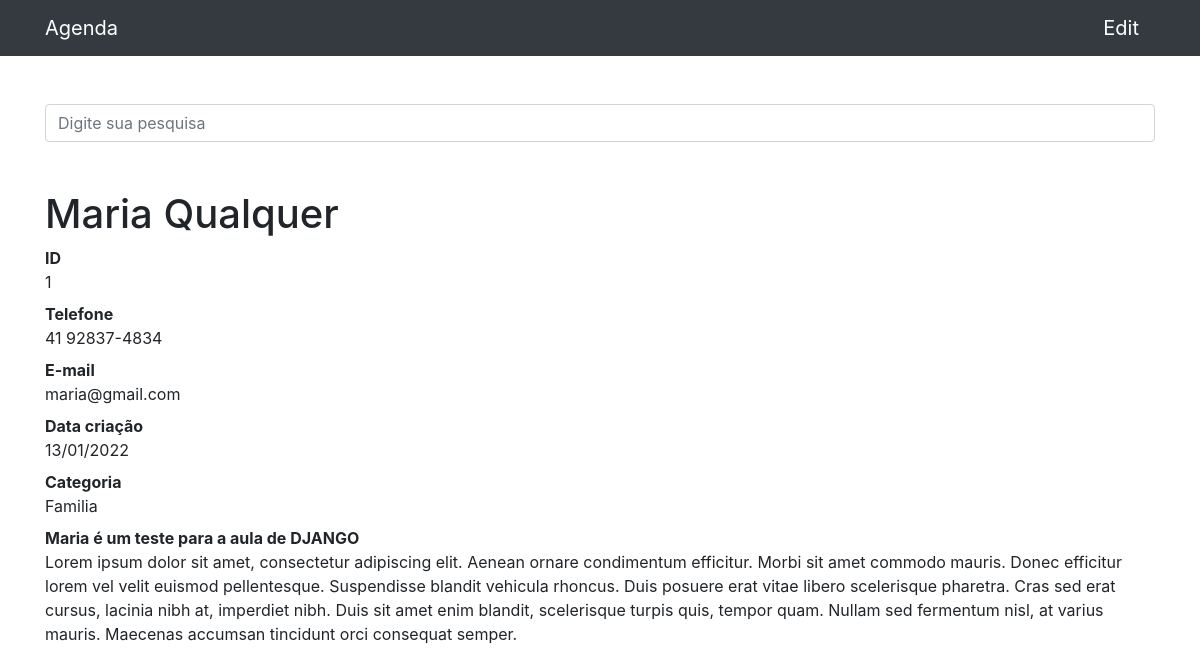
The page /1 on the database its author committed.
### contatos/models.py (models this page shows, shortened)
class Contato(models.Model):
    nome = models.CharField(max_length=255)
    sobrenome = models.CharField(max_length=255, blank=True)
    telefone = models.CharField(max_length=255)
    email = models.CharField(max_length=255, blank=True)
    data_criacao = models.DateTimeField(default=timezone.now)
    descricao = models.TextField(max_length=900, blank=True)
    categoria = models.ForeignKey(Categoria, on_delete=models.DO_NOTHING)
    mostrar = models.BooleanField(default=True)

class Categoria(models.Model):
    nome = models.CharField(max_length=255)
    def __str__(self):
        return self.nome

### contatos/views.py (the view)
# urls.py: path('<int:contato_id>', views.ver_contato, name='contato_ver_contato'),
def ver_contato(request, contato_id):
    contato = get_object_or_404(Contato, id=contato_id)
    return render(request, 'contatos/ver_contato.html', {
        'contato': contato
    })

### contatos/templates/contatos/ver_contato.html
{%extends 'base.html'%}
{%block content%}
<h1 class="mt-5">{{ contato.nome }} {{ contato.sobrenome }}</h1>
<dl>
  <dt>ID</dt>
  <dd>{{ contato.id }}</dd>
  <dt>Telefone</dt>
  <dd>{{ contato.telefone }}</dd>
  <dt>E-mail</dt>
  <dd>{{ contato.email }}</dd>
  <dt>Data criação</dt>
  <dd>{{ contato.data_criacao|date:'d/m/Y' }}</dd>
  <dt>Categoria</dt>
  <dd>{{ contato.categoria }}</dd>
  <dt>{{ contato.descricao }}</dt>
  <dd>
    Lorem ipsum dolor sit amet, consectetur adipiscing elit. Aenean ornare condimentum efficitur. Morbi sit amet
    commodo mauris. Donec efficitur lorem vel velit euismod pellentesque. Suspendisse blandit vehicula rhoncus.
    Duis posuere erat vitae libero scelerisque pharetra. Cras sed erat cursus, lacinia nibh at, imperdiet nibh.
    Duis sit amet enim blandit, scelerisque turpis quis, tempor quam. Nullam sed fermentum nisl, at varius
    mauris. Maecenas accumsan tincidunt orci consequat semper.
  </dd>
</dl>
{%endblock%}

### rows shown on the page
Contato: nome "Maria", sobrenome "Qualquer", id "1", telefone "41 92837-4834", email "maria@gmail.com", data_criacao "13/01/2022", categoria "Familia", descricao "Maria é um teste para a aula de DJANGO"
